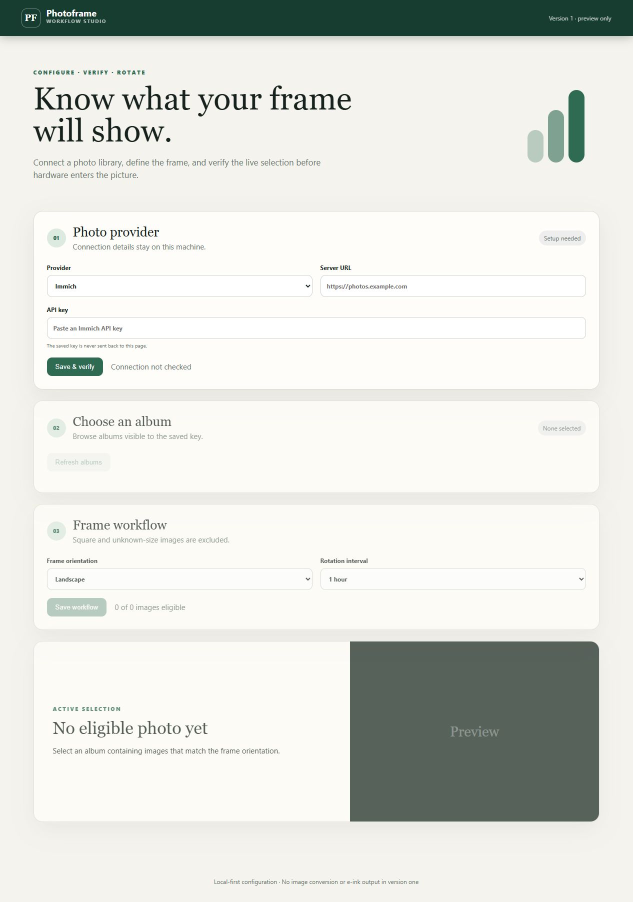
#> input picture artifacts/photoframe-home.png, 1265 x 1804 px (shown at 1/2 size)
$ python -i image_processing.py   (imports and definitions only)
#> lines starting #> are read from the running program, lines starting #| are printed output that depends on the picture
"""Prepare source photographs for a frame's native e-ink panel size."""

from io import BytesIO
from typing import cast

from PIL import Image, ImageEnhance, ImageFilter, ImageOps, UnidentifiedImageError

MAX_DECODE_PIXELS = 16_000_000


class ImageProcessingError(ValueError):
    """A provider returned image data that cannot be prepared for the frame."""


def decode_image(source: bytes) -> Image.Image:
    """Decode source bytes through the same RGB path used by the renderer."""
    try:
        with Image.open(BytesIO(source)) as opened:
            if opened.width * opened.height > MAX_DECODE_PIXELS:
                # JPEG draft decoding downsamples in the codec, before Pillow
                # allocates the full camera-resolution image on a small Pi.
                factor = 2
                while (opened.width // factor) * (opened.height // factor) > MAX_DECODE_PIXELS:
                    factor *= 2
                opened.draft(
                    "RGB", (max(1, opened.width // factor), max(1, opened.height // factor))
                )
            if opened.width * opened.height > MAX_DECODE_PIXELS:
                raise ImageProcessingError("The photo is too large to decode safely")
            image = ImageOps.exif_transpose(opened)
            try:
                if image.mode in {"RGBA", "LA"} or "transparency" in image.info:
                    with Image.new("RGBA", image.size, "white") as background:
                        with image.convert("RGBA") as foreground:
                            background.alpha_composite(foreground)
                        decoded = background.convert("RGB")
                else:
                    decoded = image.convert("RGB")
                decoded.load()
                return decoded
            finally:
                image.close()
    except (OSError, UnidentifiedImageError, ValueError, Image.DecompressionBombError) as exc:
        raise ImageProcessingError("The selected photo could not be decoded") from exc


def image_is_decodable(source: bytes) -> bool:
    """Return whether the installed Pillow pipeline can fully decode the asset."""
    try:
        decoded = decode_image(source)
    except ImageProcessingError:
        return False
    decoded.close()
    return True


# [70 lines left out: functions _photo_background, prepare_for_display, not called in this run]

>>> import cv2
>>> picture = cv2.imread('../../artifacts/photoframe-home.png', cv2.IMREAD_GRAYSCALE)
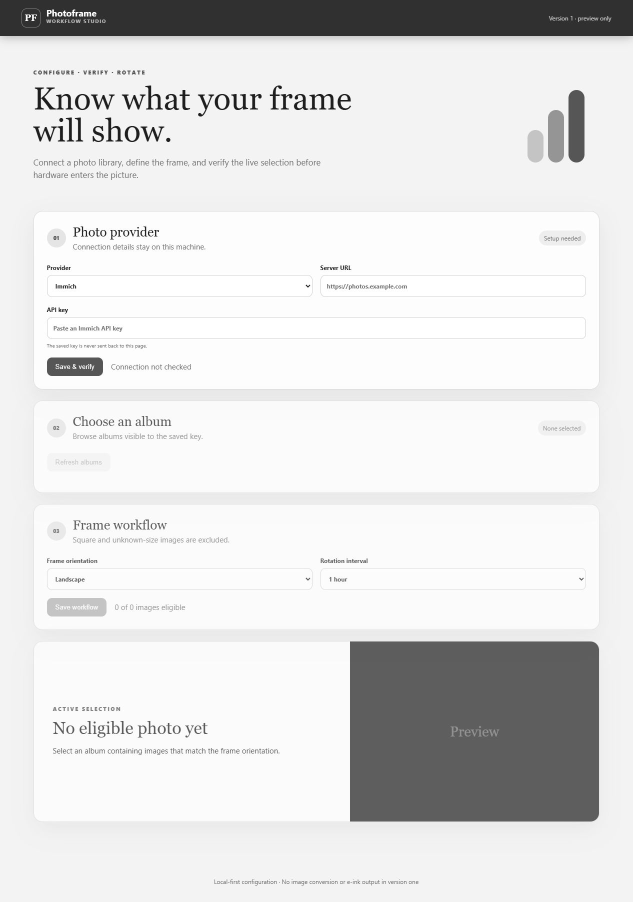
#> picture: shape (1804, 1265) (shown at 1/2 size); min 4, max 255, mean 224
>>> result = image_is_decodable(picture)
#> result = False
